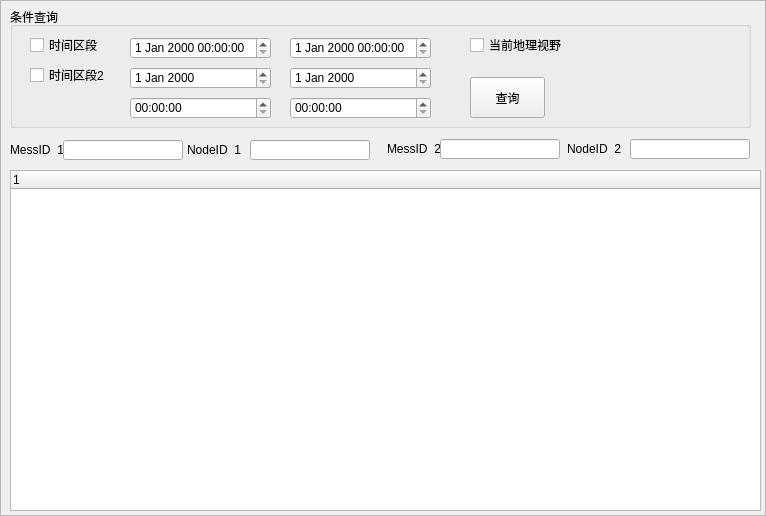
<?xml version="1.0" encoding="UTF-8"?>
<ui version="4.0">
 <class>Frame</class>
 <widget class="QFrame" name="Frame">
  <property name="geometry">
   <rect>
    <x>0</x>
    <y>0</y>
    <width>766</width>
    <height>516</height>
   </rect>
  </property>
  <property name="maximumSize">
   <size>
    <width>11710</width>
    <height>11516</height>
   </size>
  </property>
  <property name="windowTitle">
   <string>Frame</string>
  </property>
  <property name="styleSheet">
   <string notr="true"/>
  </property>
  <property name="frameShape">
   <enum>QFrame::StyledPanel</enum>
  </property>
  <property name="frameShadow">
   <enum>QFrame::Raised</enum>
  </property>
  <widget class="QGroupBox" name="groupBox">
   <property name="geometry">
    <rect>
     <x>10</x>
     <y>7</y>
     <width>741</width>
     <height>121</height>
    </rect>
   </property>
   <property name="title">
    <string>条件查询</string>
   </property>
   <widget class="QDateTimeEdit" name="dtStart1">
    <property name="geometry">
     <rect>
      <x>120</x>
      <y>30</y>
      <width>141</width>
      <height>22</height>
     </rect>
    </property>
   </widget>
   <widget class="QDateTimeEdit" name="dtEnd1">
    <property name="geometry">
     <rect>
      <x>280</x>
      <y>30</y>
      <width>141</width>
      <height>22</height>
     </rect>
    </property>
   </widget>
   <widget class="QCheckBox" name="ckInCurrentGeoSight">
    <property name="geometry">
     <rect>
      <x>460</x>
      <y>30</y>
      <width>121</width>
      <height>16</height>
     </rect>
    </property>
    <property name="focusPolicy">
     <enum>Qt::WheelFocus</enum>
    </property>
    <property name="text">
     <string>当前地理视野</string>
    </property>
   </widget>
   <widget class="QCheckBox" name="ckTime1">
    <property name="geometry">
     <rect>
      <x>20</x>
      <y>30</y>
      <width>101</width>
      <height>16</height>
     </rect>
    </property>
    <property name="text">
     <string>时间区段</string>
    </property>
   </widget>
   <widget class="QTimeEdit" name="teStart">
    <property name="geometry">
     <rect>
      <x>120</x>
      <y>90</y>
      <width>141</width>
      <height>22</height>
     </rect>
    </property>
   </widget>
   <widget class="QTimeEdit" name="teEnd">
    <property name="geometry">
     <rect>
      <x>280</x>
      <y>90</y>
      <width>141</width>
      <height>22</height>
     </rect>
    </property>
   </widget>
   <widget class="QCheckBox" name="ckTime2">
    <property name="geometry">
     <rect>
      <x>20</x>
      <y>60</y>
      <width>81</width>
      <height>16</height>
     </rect>
    </property>
    <property name="text">
     <string>时间区段2</string>
    </property>
   </widget>
   <widget class="QDateEdit" name="dtStart2">
    <property name="geometry">
     <rect>
      <x>120</x>
      <y>60</y>
      <width>141</width>
      <height>22</height>
     </rect>
    </property>
   </widget>
   <widget class="QDateEdit" name="dtEnd2">
    <property name="geometry">
     <rect>
      <x>280</x>
      <y>60</y>
      <width>141</width>
      <height>22</height>
     </rect>
    </property>
   </widget>
   <widget class="QPushButton" name="btnDoQuery">
    <property name="geometry">
     <rect>
      <x>460</x>
      <y>70</y>
      <width>75</width>
      <height>41</height>
     </rect>
    </property>
    <property name="text">
     <string>查询</string>
    </property>
   </widget>
  </widget>
  <widget class="QTreeWidget" name="treeWidget">
   <property name="geometry">
    <rect>
     <x>10</x>
     <y>170</y>
     <width>751</width>
     <height>341</height>
    </rect>
   </property>
   <property name="styleSheet">
    <string notr="true"/>
   </property>
   <column>
    <property name="text">
     <string notr="true">1</string>
    </property>
   </column>
  </widget>
  <widget class="QLabel" name="label">
   <property name="geometry">
    <rect>
     <x>10</x>
     <y>144</y>
     <width>54</width>
     <height>12</height>
    </rect>
   </property>
   <property name="text">
    <string>MessID_1</string>
   </property>
  </widget>
  <widget class="QLineEdit" name="lineEdit">
   <property name="geometry">
    <rect>
     <x>63</x>
     <y>140</y>
     <width>120</width>
     <height>20</height>
    </rect>
   </property>
  </widget>
  <widget class="QLabel" name="label_2">
   <property name="geometry">
    <rect>
     <x>187</x>
     <y>144</y>
     <width>54</width>
     <height>12</height>
    </rect>
   </property>
   <property name="text">
    <string>NodeID_1</string>
   </property>
  </widget>
  <widget class="QLineEdit" name="lineEdit_2">
   <property name="geometry">
    <rect>
     <x>250</x>
     <y>140</y>
     <width>120</width>
     <height>20</height>
    </rect>
   </property>
  </widget>
  <widget class="QLabel" name="label_3">
   <property name="geometry">
    <rect>
     <x>387</x>
     <y>143</y>
     <width>54</width>
     <height>12</height>
    </rect>
   </property>
   <property name="text">
    <string>MessID_2</string>
   </property>
  </widget>
  <widget class="QLineEdit" name="lineEdit_3">
   <property name="geometry">
    <rect>
     <x>630</x>
     <y>139</y>
     <width>120</width>
     <height>20</height>
    </rect>
   </property>
  </widget>
  <widget class="QLineEdit" name="lineEdit_4">
   <property name="geometry">
    <rect>
     <x>440</x>
     <y>139</y>
     <width>120</width>
     <height>20</height>
    </rect>
   </property>
  </widget>
  <widget class="QLabel" name="label_4">
   <property name="geometry">
    <rect>
     <x>567</x>
     <y>143</y>
     <width>54</width>
     <height>12</height>
    </rect>
   </property>
   <property name="text">
    <string>NodeID_2</string>
   </property>
  </widget>
 </widget>
 <resources/>
 <connections/>
</ui>
